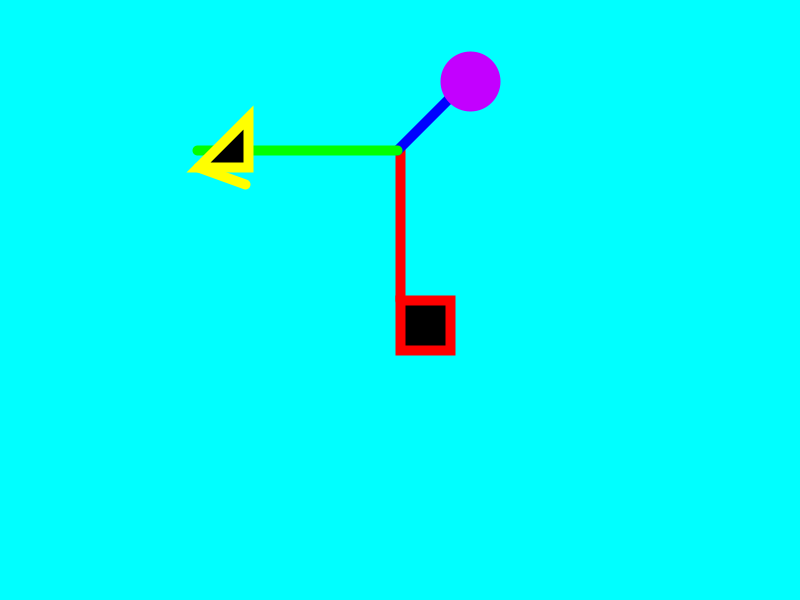
Frame 1 (no input)
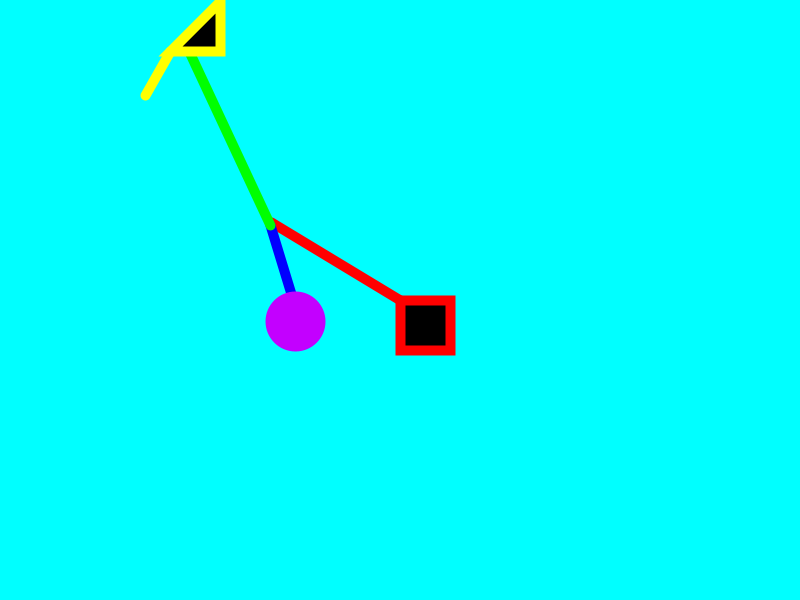
Frame 60 (the mouse pressed at the canvas centre just before this capture)
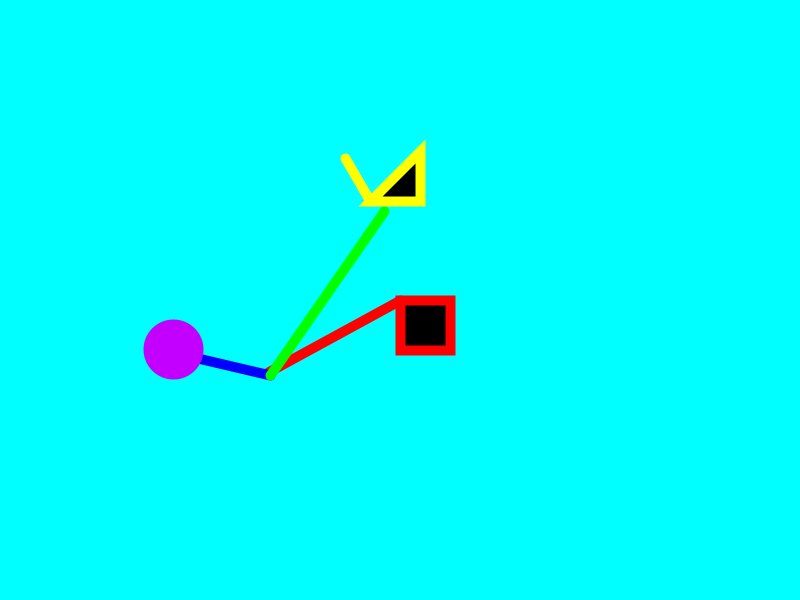
Frame 120 (the mouse held since frame 60 and released just before this capture)

The Processing sketch that drew these frames (run headless with seeded random() and noise(); from frame 60 on, the mouse is pressed at the canvas centre):

// Processing sketch: Orzech_Project_03
// ── Orzech_Project_03.pde
// Project 03
// Sierra Orzech

//Instance of a Segment
Segment arm = new Segment(400, 300, -90, 150);
Segment hand = new Segment(400, 300, -45, 100);
Segment leg = new Segment(400, 300, 180, 200);
Segment foot = new Segment(400, 300, 20, 50);
Segment hand2 = new Segment(400, 300, -45, 100);



void setup() {
  size(800, 600);
  background(255, 255, 0);
  
 arm.weight = 10; 
 arm.setPenColor(255, 0, 0);
 
 hand.weight = 10;
 hand.setPenColor(0, 0, 255);
 
 leg.weight = 10;
 leg.setPenColor(0, 255, 0);
 
 foot.weight = 10;
 foot.setPenColor(255, 255, 0);
 
 hand2.weight = 10;
 hand2.setPenColor(195, 0, 255);
 
 }

void draw() {
 background(0, 255, 255);
  
 arm.drawLine();
 arm.drawRect(); 
 arm.turn(-1);
 
 hand.goTo(arm.getEndX(), arm.getEndY());
 hand.drawLine();
 hand.turn(2);
 
 leg.goTo(arm.getEndX(), arm.getEndY());
 leg.drawLine();
 leg.turn(-5);
 
 foot.goTo(leg.getEndX(), leg.getEndY());
 foot.drawLine();
 foot.drawTriangle();
 foot.turn(20);
 
 hand2.goTo(hand.getEndX(), hand.getEndY());
 hand2.drawEllipse();
 hand2.turn(2);
 }

// ── Actor.pde
// Actor Project 02
// Sierra Orzech

class Actor {
  // Fields
  float x;
  float y;
  int fillRed = 0;
  int fillGreen = 0;
  int fillBlue = 0; // Colors for the fill
  int penRed = 0;
  int penGreen = 0;
  int penBlue = 0; // Colors for the pen
  int size = 50;
  int wid = 50;
  int hei = 50;
  float dx = 0;
  float dy = 0;
  
  float velocity = 0;
  float direction = 0;
  
  
  // Constructor 1
  public Actor(float xPos, float yPos) {
   x = xPos;
   y = yPos; 
}
  
  // Constructor 2: Blank
  public Actor() {
}
 
 // Set fill and pen color
void setColor(int r, int g, int b){
fillRed = r;
fillGreen = g;
fillBlue = b; 
} 

void setPenColor(int r, int g, int b){
  penRed = r;
  penGreen = g;
  penBlue = b;
}

// Move and goTo functions
void move() {
  computeVector();
  x = x + dx;
  y = y + dy;
}

void passThrough() {
  if(x > width){
    x = 0;
  }
}

void goTo(float xPos, float yPos) {
 x = xPos;
 y = yPos;  
}

// BounceEdge function
void bounceEdge(){
 if (x > width || x < 0){ 
 // dx = dx * -1;
 direction += 2 * (90-direction);
 }
 
 if (y > height || y < 0) {
 // dy = dy * -1;
 direction += 2 * (0-direction);
 }
} // End BounceEdge

  // Set DX and set DY
  void setDX(int xVel){
    dx = xVel;
  }
  
  void setDY(int yVel){
    dy = yVel;
  }
  
  // Rectangle function 
  void drawRect(){
    stroke(penRed, penGreen, penBlue);
    fill(fillRed, fillGreen,fillBlue);
    rect(x, y, wid, hei);
  }
  
  // Ellipse function 
  void drawEllipse(){
    stroke(penRed, penGreen, penBlue);
    fill(penRed, penGreen, penBlue);
    ellipse(x, y, wid, hei);
    
  }
  
  // Triangle function
  void drawTriangle(){
    stroke(penRed, penGreen, penBlue);
    fill(fillRed, fillGreen, fillBlue);
   triangle(x, y, x+wid, y, x+wid, y-hei);    
  } 
 
 public void computeVector() {
   dx = velocity * cos(radians(direction));
   dy = velocity * sin(radians(direction));
 } // End compute Vector
 
 public void turn(float t) {
   direction += t; // Chnages direction by t
 } //End turn
  
  public boolean isTouching(Actor a) {
    boolean xTouch = ((x < a.x+a.wid) && (x > a.x));
    boolean yTouch = ((y < a.y+a.hei) && (y > a.y));
    if (xTouch && yTouch){
      return true;
    }
    else {
      return false;
    }
  }
  public void bounceActorHorizontal(Actor a) {
    if (isTouching(a)) {
      dx = dx * -1;
    }
  }
} //End Actor


// ── Segment.pde
// Segment Class
// Will extend Actor

class Segment extends Actor {
 float len; // Length of the line
 float weight = 5; // Thickness  
  
// Constructors
public Segment(float x, float y) {
// Calls the super
super(x, y);
len = size; // Default
}

public Segment(float x, float y, float d, float s){
 super(x, y);
 direction = d;
 len = s;
}

public Segment() {
} 

//Draw Line Function- do all the math
public void drawLine() {
 // Calculate the end points 
float x2 = x + len * cos(radians(direction));
float y2 = y + len * sin(radians(direction));
stroke(penRed, penGreen, penBlue);
strokeWeight(weight);
line(x, y, x2, y2);
}

public float getEndX() {
  float x2 = x + len * cos(radians(direction));
  return x2;
}

public float getEndY() {
  float y2 = y + len * sin(radians(direction));
  return y2;
}


}

// ── Skeleton.pde
// Skeleton Class
// Extends Actor 

class Skeleton extends Actor {
  // Fields for Skeleton
  // Body
  Segment body; 
  
  // Left Side
  Segment luleg;
  Segment llleg;
  Segment lshoulder;
  Segment luarm;
  Segment llarm;
  
 public Skeleton(float xPos, float yPos) {
  super(xPos, yPos);
  //Initialize Segments
  body = new Segment(xPos, yPos, -90, 100);
  body.weight = 10;
  body.setPenColor(0, 0, 0);
  
  luleg = new Segment(xPos, yPos, 45, 50);
  luleg.weight = 10;
  luleg.setPenColor(0, 0, 255);
  
  llleg = new Segment(luleg.getEndX(), luleg.getEndY());
  llleg.weight = 10;
  llleg.setPenColor(0, 255, 0);
 }
  
  public void drawFrame() {
   // Call Segment.drawLine() for all the body parts
  body.drawLine();
 luleg.drawLine();
llleg.goTo(luleg.getEndX(), luleg.getEndY());
llleg.drawLine();    
  } 
  
// Act() function - all movements/activities for Skeleton
public void act() {
 drawFrame(); 
  }
  
  
} // End Skeleton
